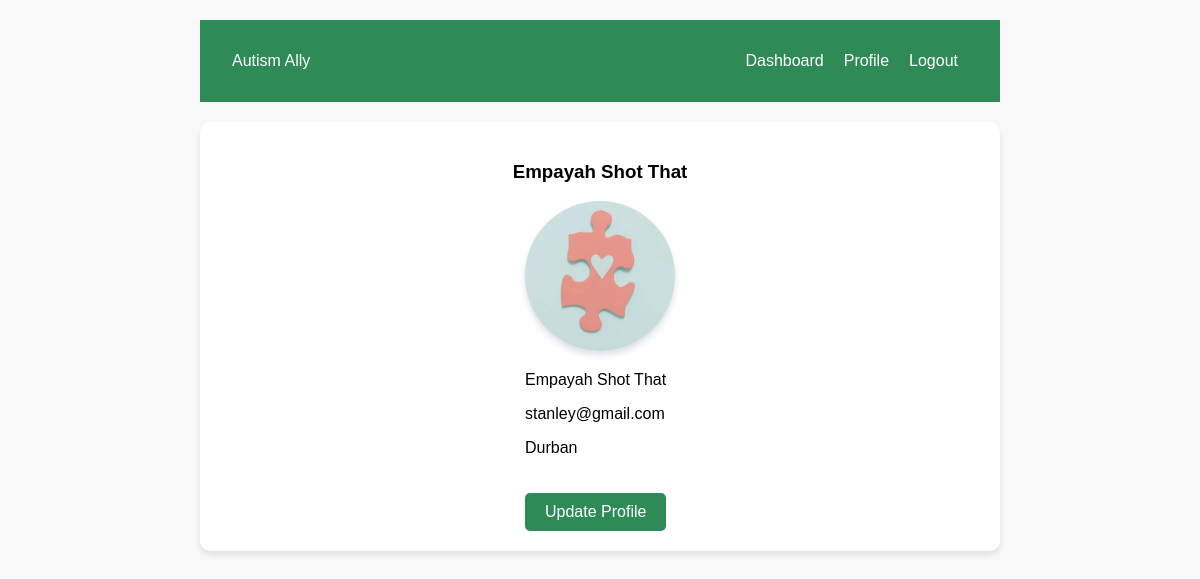
The page /profile (signed in) on the database its author committed.
### api/models.py (models this page shows, shortened)
class User(db.Model):
	__tablename__ = 'user'
	id = db.Column(db.Integer, primary_key=True)
	username = db.Column(db.String(150), nullable=False, unique=True)
	email = db.Column(db.String(150), nullable=False, unique=True)
	password = db.Column(db.String(150), nullable=False)
	city = db.Column(db.String(80), nullable=False)
	image_file = db.Column(db.String(20), nullable=False, default='default.jpg')
	posts = db.relationship('Post', back_populates='user', lazy='dynamic')
	resource = db.relationship('Resource', secondary=user_resource_association, back_populates='user')

### app.py (the view)
	@app.route('/profile')
	def profile():
		if 'user_id' not in session:
			return redirect(url_for('login'))
		user_id = session['user_id']
		user = User.query.get(user_id)
		return render_template('profile.html', user=user)

### templates/profile.html (shortened to what this page needs)
<!DOCTYPE html>
<html lang="en">
<head>
    <link rel="stylesheet" href="{{ url_for('static', filename='css/styles.css') }}">
    <link rel="stylesheet" href="{{ url_for('static', filename='css/profile.css') }}">
</head>
<body>
	<div class="container">
    <header>
        <p>Autism Ally</p>
        <nav>
            <ul>
                <li><a href="/dashboard">Dashboard</a></li>
                <li><a href="/profile">Profile</a></li>
                <li><a href="/logout">Logout</a></li>
            </ul>
        </nav>
    </header>
    <main class="profile-container">
        <h3>{{ user.username }}</h3>
        <div class="profile-info">
            <img class="profile-picture"  src="{{ url_for('static', filename='profile_pics/' + user.image_file) if user.image_file != 'default.jpg' else url_for('static', filename='images/default.jpg') }}" alt="Profile Picture">
            <p>{{ user.username }}</p>
            <p>{{ user.email }}</p>
            <p>{{ user.city }}</p>
            <a href="/profile/update" class="btn">Update Profile</a>
        </div>
    </main>
	</div>
</body>
</html>

### static/css/styles.css (style rules this page uses)
body { font-family: Arial, sans-serif; margin: 0; padding: 0; }
header { background-color: #4CAF50; color: white; padding: 1rem 2rem; display: flex; justify-content: space-between; align-items: center; }
nav ul { list-style: none; padding: 0; margin: 0; display: flex; }
nav ul li { margin: 0 1rem; }
nav ul li a { color: white; text-decoration: none; }

### static/css/profile.css (style rules this page uses)
body { font-family: Arial, sans-serif; background-color: #f9f9f9; margin: 0; padding: 0; }
.container { max-width: 800px; margin: 0 auto; padding: 20px; }
header { background-color: seagreen; text-align: center; margin-bottom: 20px; }
nav ul { list-style: none; padding: 0; }
nav ul li { display: inline; margin: 0 10px; }
.profile-container { text-align: center; background: white; padding: 20px; border-radius: 10px; box-shadow: 0 4px 6px rgba(0, 0, 0, 0.1); }
.profile-info { display: inline-block; text-align: left; }
.profile-picture { border-radius: 50%; width: 150px; height: 150px; object-fit: cover; box-shadow: 0 4px 6px rgba(34, 60, 80, 0.16); transition: all ease-in-out 0.2s; }
.btn { display: inline-block; padding: 10px 20px; margin-top: 20px; background-color: seagreen; color: white; text-decoration: none; border-radius: 5px; transition: background-color 0.2s; }

### rows shown on the page
User: username "Empayah Shot That", image_file (placeholder picture), email "stanley@gmail.com", city "Durban"
